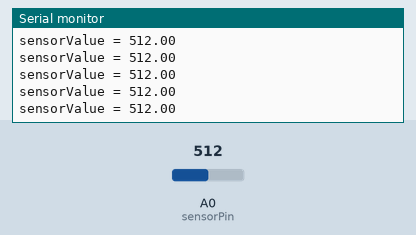
The sketch below on a simulated Arduino Zero (SAMD21). Shown: the last lines printed to the serial monitor. The test bench sets the inputs (shaded band); at power-on: A0 (sensorPin) = 512 (analog values on the 0–1023 scale).

Above: at 1.2 s.
1.3 s: A0 (sensorPin) set to 716
At 1.31 s:
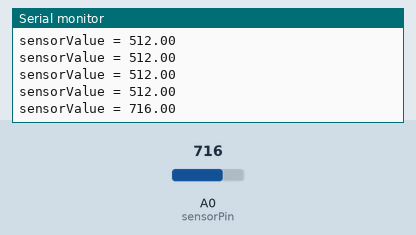
2.8 s: A0 (sensorPin) set to 900
At 2.81 s:
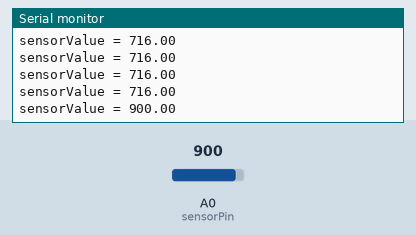
Timing chart, 0 to 5.8 s (numbered marks = the images above; inputs shaded):
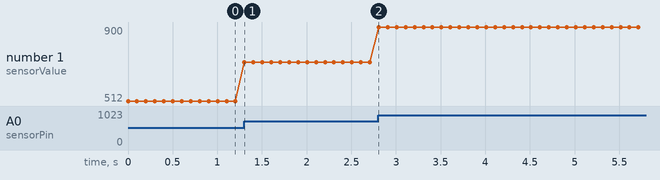

Measured:
- after the input at 1.3 s, the serial monitor: prints a new line at once (image 1)
- after the input at 2.8 s, the serial monitor: prints a new line at once (image 2)
- plotted number 1: 512 → 716 after the input at 1.3 s, 716 → 900 after the input at 2.8 s

The sketch:

DoorSensorTest.ino
```cpp
// Simple sensor test programme
int sensorPin = A0;    // select the input pin for the sensor
float sensorValue = 0;   // variable to store the value coming from the sensor

void setup() {
  Serial.begin(9600);
  analogReadResolution(10);
  Serial.println("Hello");
}
void loop() {
  // read the value from the sensor:
  sensorValue = analogRead(sensorPin);
  Serial.print("sensorValue = ");
  Serial.println(sensorValue);
  delay(100);
}
```
